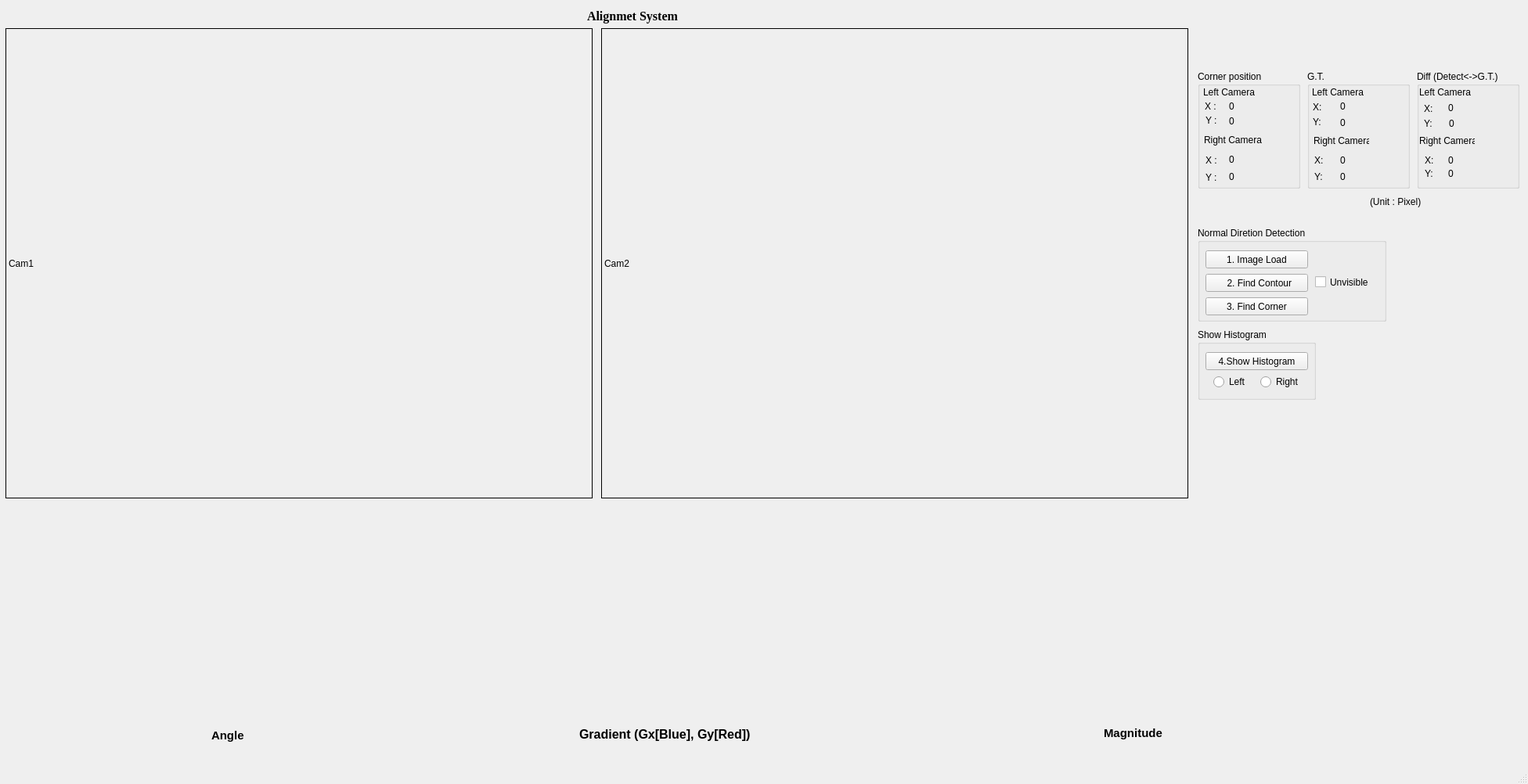
<?xml version="1.0" encoding="UTF-8"?>
<ui version="4.0">
 <class>MainWindow</class>
 <widget class="QMainWindow" name="MainWindow">
  <property name="geometry">
   <rect>
    <x>0</x>
    <y>0</y>
    <width>1952</width>
    <height>1002</height>
   </rect>
  </property>
  <property name="windowTitle">
   <string>MainWindow</string>
  </property>
  <widget class="QWidget" name="centralwidget">
   <widget class="QLabel" name="label">
    <property name="geometry">
     <rect>
      <x>750</x>
      <y>10</y>
      <width>161</width>
      <height>21</height>
     </rect>
    </property>
    <property name="font">
     <font>
      <family>Times New Roman</family>
      <pointsize>12</pointsize>
      <weight>75</weight>
      <bold>true</bold>
     </font>
    </property>
    <property name="text">
     <string>Alignmet System</string>
    </property>
   </widget>
   <widget class="QLabel" name="lbl_img1">
    <property name="geometry">
     <rect>
      <x>7</x>
      <y>36</y>
      <width>750</width>
      <height>601</height>
     </rect>
    </property>
    <property name="styleSheet">
     <string notr="true">border-color: rgb(0, 0, 0);border-width: 1.2px; border-style: inset</string>
    </property>
    <property name="text">
     <string>Cam1</string>
    </property>
   </widget>
   <widget class="QLabel" name="lbl_img2">
    <property name="geometry">
     <rect>
      <x>768</x>
      <y>36</y>
      <width>750</width>
      <height>601</height>
     </rect>
    </property>
    <property name="sizePolicy">
     <sizepolicy hsizetype="Minimum" vsizetype="Preferred">
      <horstretch>0</horstretch>
      <verstretch>0</verstretch>
     </sizepolicy>
    </property>
    <property name="styleSheet">
     <string notr="true">border-color: rgb(0, 0, 0);border-width: 1.2px; border-style: inset</string>
    </property>
    <property name="text">
     <string>Cam2</string>
    </property>
   </widget>
   <widget class="QGroupBox" name="groupBox_6">
    <property name="geometry">
     <rect>
      <x>1530</x>
      <y>290</y>
      <width>241</width>
      <height>121</height>
     </rect>
    </property>
    <property name="title">
     <string>Normal Diretion Detection </string>
    </property>
    <widget class="QPushButton" name="Image_Load_Button">
     <property name="geometry">
      <rect>
       <x>10</x>
       <y>30</y>
       <width>131</width>
       <height>23</height>
      </rect>
     </property>
     <property name="sizePolicy">
      <sizepolicy hsizetype="Minimum" vsizetype="Fixed">
       <horstretch>0</horstretch>
       <verstretch>0</verstretch>
      </sizepolicy>
     </property>
     <property name="text">
      <string>1. Image Load</string>
     </property>
    </widget>
    <widget class="QPushButton" name="Find_Contour_Button">
     <property name="geometry">
      <rect>
       <x>10</x>
       <y>60</y>
       <width>131</width>
       <height>23</height>
      </rect>
     </property>
     <property name="text">
      <string>  2. Find Contour</string>
     </property>
    </widget>
    <widget class="QPushButton" name="Calculate_Button">
     <property name="geometry">
      <rect>
       <x>10</x>
       <y>90</y>
       <width>131</width>
       <height>23</height>
      </rect>
     </property>
     <property name="sizePolicy">
      <sizepolicy hsizetype="Expanding" vsizetype="Fixed">
       <horstretch>0</horstretch>
       <verstretch>0</verstretch>
      </sizepolicy>
     </property>
     <property name="text">
      <string>3. Find Corner</string>
     </property>
    </widget>
    <widget class="QCheckBox" name="checkBox">
     <property name="geometry">
      <rect>
       <x>150</x>
       <y>60</y>
       <width>81</width>
       <height>21</height>
      </rect>
     </property>
     <property name="text">
      <string>Unvisible</string>
     </property>
    </widget>
   </widget>
   <widget class="QLabel" name="label_21">
    <property name="geometry">
     <rect>
      <x>740</x>
      <y>928</y>
      <width>261</width>
      <height>21</height>
     </rect>
    </property>
    <property name="text">
     <string>&lt;html&gt;&lt;head/&gt;&lt;body&gt;&lt;p&gt;&lt;span style=&quot; font-size:12pt; font-weight:600;&quot;&gt;Gradient (Gx[Blue], Gy[Red])&lt;/span&gt;&lt;/p&gt;&lt;/body&gt;&lt;/html&gt;</string>
    </property>
   </widget>
   <widget class="QCustomPlot" name="widget_gradient" native="true">
    <property name="geometry">
     <rect>
      <x>580</x>
      <y>640</y>
      <width>561</width>
      <height>281</height>
     </rect>
    </property>
   </widget>
   <widget class="QCustomPlot" name="widget_angle" native="true">
    <property name="geometry">
     <rect>
      <x>10</x>
      <y>640</y>
      <width>561</width>
      <height>281</height>
     </rect>
    </property>
   </widget>
   <widget class="QLabel" name="label_22">
    <property name="geometry">
     <rect>
      <x>270</x>
      <y>930</y>
      <width>51</width>
      <height>21</height>
     </rect>
    </property>
    <property name="lineWidth">
     <number>1</number>
    </property>
    <property name="text">
     <string>&lt;html&gt;&lt;head/&gt;&lt;body&gt;&lt;p&gt;&lt;span style=&quot; font-size:11pt; font-weight:600;&quot;&gt;Angle&lt;/span&gt;&lt;/p&gt;&lt;/body&gt;&lt;/html&gt;</string>
    </property>
   </widget>
   <widget class="QLabel" name="label_23">
    <property name="geometry">
     <rect>
      <x>1410</x>
      <y>927</y>
      <width>81</width>
      <height>21</height>
     </rect>
    </property>
    <property name="lineWidth">
     <number>1</number>
    </property>
    <property name="text">
     <string>&lt;html&gt;&lt;head/&gt;&lt;body&gt;&lt;p&gt;&lt;span style=&quot; font-size:11pt; font-weight:600;&quot;&gt;Magnitude&lt;/span&gt;&lt;/p&gt;&lt;/body&gt;&lt;/html&gt;</string>
    </property>
   </widget>
   <widget class="QCustomPlot" name="widget_magnitude" native="true">
    <property name="geometry">
     <rect>
      <x>1150</x>
      <y>640</y>
      <width>561</width>
      <height>281</height>
     </rect>
    </property>
   </widget>
   <widget class="QGroupBox" name="groupBox_9">
    <property name="geometry">
     <rect>
      <x>1530</x>
      <y>90</y>
      <width>131</width>
      <height>151</height>
     </rect>
    </property>
    <property name="title">
     <string>Corner position</string>
    </property>
    <widget class="QLabel" name="label_2">
     <property name="geometry">
      <rect>
       <x>7</x>
       <y>20</y>
       <width>81</width>
       <height>16</height>
      </rect>
     </property>
     <property name="text">
      <string>Left Camera</string>
     </property>
    </widget>
    <widget class="QLabel" name="label_3">
     <property name="geometry">
      <rect>
       <x>9</x>
       <y>40</y>
       <width>56</width>
       <height>12</height>
      </rect>
     </property>
     <property name="text">
      <string>X :</string>
     </property>
    </widget>
    <widget class="QLabel" name="Left_x_detect">
     <property name="geometry">
      <rect>
       <x>40</x>
       <y>40</y>
       <width>56</width>
       <height>12</height>
      </rect>
     </property>
     <property name="text">
      <string>0</string>
     </property>
    </widget>
    <widget class="QLabel" name="label_24">
     <property name="geometry">
      <rect>
       <x>10</x>
       <y>58</y>
       <width>56</width>
       <height>12</height>
      </rect>
     </property>
     <property name="text">
      <string>Y :</string>
     </property>
    </widget>
    <widget class="QLabel" name="Left_y_detect">
     <property name="geometry">
      <rect>
       <x>40</x>
       <y>59</y>
       <width>56</width>
       <height>12</height>
      </rect>
     </property>
     <property name="text">
      <string>0</string>
     </property>
    </widget>
    <widget class="QLabel" name="label_26">
     <property name="geometry">
      <rect>
       <x>8</x>
       <y>81</y>
       <width>81</width>
       <height>16</height>
      </rect>
     </property>
     <property name="text">
      <string>Right Camera</string>
     </property>
    </widget>
    <widget class="QLabel" name="label_27">
     <property name="geometry">
      <rect>
       <x>10</x>
       <y>109</y>
       <width>56</width>
       <height>12</height>
      </rect>
     </property>
     <property name="text">
      <string>X :</string>
     </property>
    </widget>
    <widget class="QLabel" name="label_28">
     <property name="geometry">
      <rect>
       <x>10</x>
       <y>131</y>
       <width>56</width>
       <height>12</height>
      </rect>
     </property>
     <property name="text">
      <string>Y :</string>
     </property>
    </widget>
    <widget class="QLabel" name="Right_x_detect">
     <property name="geometry">
      <rect>
       <x>40</x>
       <y>108</y>
       <width>56</width>
       <height>12</height>
      </rect>
     </property>
     <property name="text">
      <string>0</string>
     </property>
    </widget>
    <widget class="QLabel" name="Right_y_detect">
     <property name="geometry">
      <rect>
       <x>40</x>
       <y>130</y>
       <width>56</width>
       <height>12</height>
      </rect>
     </property>
     <property name="text">
      <string>0</string>
     </property>
    </widget>
   </widget>
   <widget class="QLabel" name="label_20">
    <property name="geometry">
     <rect>
      <x>1750</x>
      <y>250</y>
      <width>101</width>
      <height>16</height>
     </rect>
    </property>
    <property name="text">
     <string>(Unit : Pixel)</string>
    </property>
   </widget>
   <widget class="QGroupBox" name="groupBox_10">
    <property name="geometry">
     <rect>
      <x>1670</x>
      <y>90</y>
      <width>131</width>
      <height>151</height>
     </rect>
    </property>
    <property name="title">
     <string>G.T.</string>
    </property>
    <widget class="QLabel" name="label_25">
     <property name="geometry">
      <rect>
       <x>6</x>
       <y>20</y>
       <width>81</width>
       <height>16</height>
      </rect>
     </property>
     <property name="text">
      <string>Left Camera</string>
     </property>
    </widget>
    <widget class="QLabel" name="label_29">
     <property name="geometry">
      <rect>
       <x>7</x>
       <y>39</y>
       <width>21</width>
       <height>16</height>
      </rect>
     </property>
     <property name="text">
      <string>X:</string>
     </property>
    </widget>
    <widget class="QLabel" name="Left_x_GT">
     <property name="geometry">
      <rect>
       <x>42</x>
       <y>40</y>
       <width>47</width>
       <height>12</height>
      </rect>
     </property>
     <property name="text">
      <string>0</string>
     </property>
    </widget>
    <widget class="QLabel" name="label_30">
     <property name="geometry">
      <rect>
       <x>7</x>
       <y>58</y>
       <width>16</width>
       <height>16</height>
      </rect>
     </property>
     <property name="text">
      <string>Y:</string>
     </property>
    </widget>
    <widget class="QLabel" name="Left_y_GT">
     <property name="geometry">
      <rect>
       <x>42</x>
       <y>61</y>
       <width>47</width>
       <height>12</height>
      </rect>
     </property>
     <property name="text">
      <string>0</string>
     </property>
    </widget>
    <widget class="QLabel" name="label_31">
     <property name="geometry">
      <rect>
       <x>8</x>
       <y>82</y>
       <width>71</width>
       <height>16</height>
      </rect>
     </property>
     <property name="text">
      <string>Right Camera</string>
     </property>
    </widget>
    <widget class="QLabel" name="label_32">
     <property name="geometry">
      <rect>
       <x>9</x>
       <y>107</y>
       <width>21</width>
       <height>16</height>
      </rect>
     </property>
     <property name="text">
      <string>X: </string>
     </property>
    </widget>
    <widget class="QLabel" name="Right_x_GT">
     <property name="geometry">
      <rect>
       <x>42</x>
       <y>109</y>
       <width>47</width>
       <height>12</height>
      </rect>
     </property>
     <property name="text">
      <string>0</string>
     </property>
    </widget>
    <widget class="QLabel" name="label_33">
     <property name="geometry">
      <rect>
       <x>9</x>
       <y>128</y>
       <width>16</width>
       <height>16</height>
      </rect>
     </property>
     <property name="text">
      <string>Y:</string>
     </property>
    </widget>
    <widget class="QLabel" name="Right_y_GT">
     <property name="geometry">
      <rect>
       <x>42</x>
       <y>130</y>
       <width>47</width>
       <height>12</height>
      </rect>
     </property>
     <property name="text">
      <string>0</string>
     </property>
    </widget>
   </widget>
   <widget class="QGroupBox" name="groupBox_11">
    <property name="geometry">
     <rect>
      <x>1810</x>
      <y>90</y>
      <width>131</width>
      <height>151</height>
     </rect>
    </property>
    <property name="title">
     <string>Diff (Detect&lt;-&gt;G.T.)</string>
    </property>
    <widget class="QLabel" name="label_34">
     <property name="geometry">
      <rect>
       <x>9</x>
       <y>41</y>
       <width>21</width>
       <height>16</height>
      </rect>
     </property>
     <property name="text">
      <string>X:</string>
     </property>
    </widget>
    <widget class="QLabel" name="diff_x_left">
     <property name="geometry">
      <rect>
       <x>40</x>
       <y>40</y>
       <width>21</width>
       <height>16</height>
      </rect>
     </property>
     <property name="text">
      <string>0</string>
     </property>
    </widget>
    <widget class="QLabel" name="label_35">
     <property name="geometry">
      <rect>
       <x>9</x>
       <y>60</y>
       <width>21</width>
       <height>16</height>
      </rect>
     </property>
     <property name="text">
      <string>Y:</string>
     </property>
    </widget>
    <widget class="QLabel" name="diff_y_left">
     <property name="geometry">
      <rect>
       <x>41</x>
       <y>60</y>
       <width>31</width>
       <height>16</height>
      </rect>
     </property>
     <property name="text">
      <string>0</string>
     </property>
    </widget>
    <widget class="QLabel" name="label_36">
     <property name="geometry">
      <rect>
       <x>10</x>
       <y>107</y>
       <width>21</width>
       <height>16</height>
      </rect>
     </property>
     <property name="text">
      <string>X:</string>
     </property>
    </widget>
    <widget class="QLabel" name="diff_x_right">
     <property name="geometry">
      <rect>
       <x>40</x>
       <y>109</y>
       <width>47</width>
       <height>12</height>
      </rect>
     </property>
     <property name="text">
      <string>0</string>
     </property>
    </widget>
    <widget class="QLabel" name="label_37">
     <property name="geometry">
      <rect>
       <x>10</x>
       <y>124</y>
       <width>21</width>
       <height>16</height>
      </rect>
     </property>
     <property name="text">
      <string>Y:</string>
     </property>
    </widget>
    <widget class="QLabel" name="diff_y_right">
     <property name="geometry">
      <rect>
       <x>40</x>
       <y>126</y>
       <width>47</width>
       <height>12</height>
      </rect>
     </property>
     <property name="text">
      <string>0</string>
     </property>
    </widget>
    <widget class="QLabel" name="label_38">
     <property name="geometry">
      <rect>
       <x>3</x>
       <y>20</y>
       <width>81</width>
       <height>16</height>
      </rect>
     </property>
     <property name="text">
      <string>Left Camera</string>
     </property>
    </widget>
    <widget class="QLabel" name="label_39">
     <property name="geometry">
      <rect>
       <x>3</x>
       <y>82</y>
       <width>71</width>
       <height>16</height>
      </rect>
     </property>
     <property name="text">
      <string>Right Camera</string>
     </property>
    </widget>
   </widget>
   <widget class="QGroupBox" name="groupBox_8">
    <property name="geometry">
     <rect>
      <x>1530</x>
      <y>420</y>
      <width>151</width>
      <height>91</height>
     </rect>
    </property>
    <property name="title">
     <string>Show Histogram</string>
    </property>
    <widget class="QRadioButton" name="radioButton">
     <property name="geometry">
      <rect>
       <x>20</x>
       <y>60</y>
       <width>61</width>
       <height>16</height>
      </rect>
     </property>
     <property name="text">
      <string>Left</string>
     </property>
    </widget>
    <widget class="QRadioButton" name="radioButton_2">
     <property name="geometry">
      <rect>
       <x>80</x>
       <y>60</y>
       <width>81</width>
       <height>16</height>
      </rect>
     </property>
     <property name="text">
      <string>Right</string>
     </property>
    </widget>
    <widget class="QPushButton" name="Show_Graph_Button">
     <property name="geometry">
      <rect>
       <x>10</x>
       <y>30</y>
       <width>131</width>
       <height>23</height>
      </rect>
     </property>
     <property name="text">
      <string>4.Show Histogram</string>
     </property>
    </widget>
   </widget>
  </widget>
  <widget class="QMenuBar" name="menubar">
   <property name="geometry">
    <rect>
     <x>0</x>
     <y>0</y>
     <width>1952</width>
     <height>24</height>
    </rect>
   </property>
  </widget>
  <widget class="QStatusBar" name="statusbar"/>
 </widget>
 <customwidgets>
  <customwidget>
   <class>QCustomPlot</class>
   <extends>QWidget</extends>
   <header location="global">qcustomplot.h</header>
   <container>1</container>
  </customwidget>
 </customwidgets>
 <resources/>
 <connections/>
</ui>
